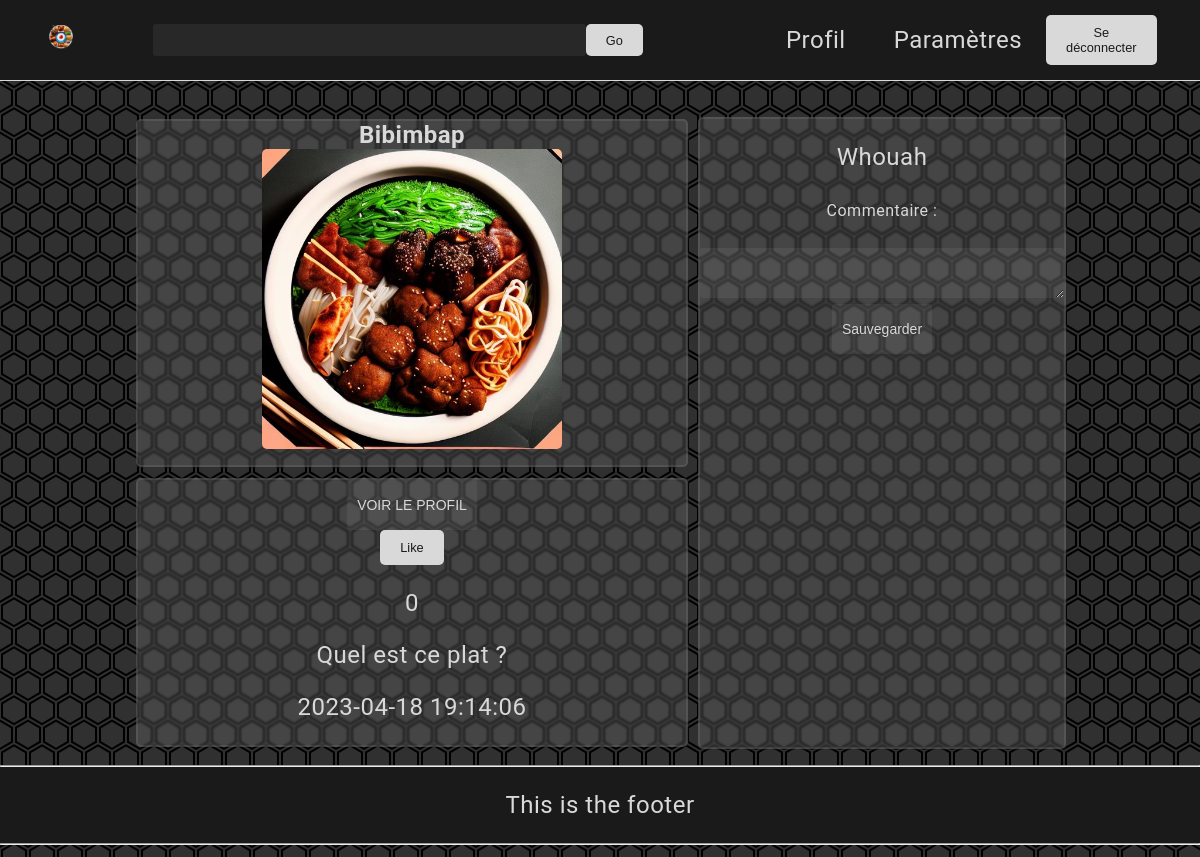
Page /comment.php?post_id=2 (signed in) on the committed database.
### tables this page shows
CREATE TABLE IF NOT EXISTS T_USER_POST
 (
   POST_ID BIGINT(4) NOT NULL AUTO_INCREMENT  ,
   POST_TEXT VARCHAR(256) NOT NULL  ,
   POST_TITLE VARCHAR(32) NOT NULL  ,
   CREATED_TIME datetime NOT NULL  ,
   POST_IMG VARCHAR(255) NOT NULL  ,
   USER_ID BIGINT(4) NOT NULL  
   , PRIMARY KEY (POST_ID) 
 ) 
 comment = "";

### Parties/Classes.php (called while the page is built, shortened)
<?php
class Cookie {
   public function IssetCookie(){
        return (isset($_COOKIE['username']) && isset($_COOKIE['password']));
    }
}
class SQLconn {
    public $conn = NULL;
    function __construct() {
        $servername = "localhost";
        $username = "root";
        $password = "";
        $dbname = "DB";
        $this->conn = new mysqli($servername, $username, $password, $dbname);
    }
public function getNumLikes($post_id) {
    $stmt = $this->conn->prepare("SELECT COUNT(*) as LIKE_ID FROM T_LIKE WHERE POST_ID = ?");
    $stmt->bind_param("i", $post_id);
    $stmt->execute();
    $result = $stmt->get_result();
    $row = $result->fetch_assoc();
    return $row["LIKE_ID"];
}
    public function getPostData($post_id) {
        $stmt = $this->conn->prepare("SELECT * FROM T_USER_POST WHERE POST_ID = ?");
        $stmt->bind_param("i", $post_id);
        $stmt->execute();
        $result = $stmt->get_result();
        if ($result->num_rows > 0) {
            $row = $result->fetch_assoc();
            $post_data = array(
                "post_id" => $row["POST_ID"],
                "post_title" => $row["POST_TITLE"],
                "post_text" => $row["POST_TEXT"],
                "created_time" => $row["CREATED_TIME"],
                "post_img" => $row["POST_IMG"],
                "user_id" => $row["USER_ID"]
            );
            return $post_data;
        } else {
            return false;
        }
    }
function getUserIdFromPostId($post_id) {
    $stmt = $this->conn->prepare("SELECT USER_ID FROM T_USER_POST WHERE POST_ID = ?");
    $stmt->bind_param("i", $post_id);
    $stmt->execute();
    $result = $stmt->get_result();
    if ($result->num_rows == 1) {
        $row = $result->fetch_assoc();
        return $row["USER_ID"];
    } else {
        return null;
    }
}
public function getUserPseudo($user_id) {
    $stmt = $this->conn->prepare("SELECT USER_PSEUDO FROM T_USER_PROFILE WHERE USER_ID = ?");
    $stmt->bind_param("i", $user_id);
    $stmt->execute();
    $result = $stmt->get_result();
    $row = $result->fetch_assoc();
    return $row['USER_PSEUDO'];
}
}
?>

### comment.php (the view, shortened to what this page needs)
<?php include("./Parties/head.php") ?>
<?php include("./Parties/Classes.php")?>
<?php
$cook = new Cookie();
if ($cook->IssetCookie()) {
    $conn = new SQLconn();
    ?>
<?php include("./Parties/header.php"); ?>
<body>
<?php
    if(isset($_GET['post_id'])){
        $post_id = $_GET['post_id'];
    }
    $post_data = $conn->getPostData($post_id);
    if($post_data!==false){
        $post_title = $post_data['post_title'];
        $post_text = $post_data['post_text'];
        $post_img = $post_data['post_img'];
        $post_time = $post_data['created_time'];
?>
    <div class="center">
<div class="post">
    <div class="left">
        <h1><?php echo "$post_title"?> </h1>
        <div class="img-container">
          <img src="<?php echo "$post_img"?>" alt="<?php echo "$post_title"?>">
        </div>
    </div>
    <div class="com">
        <p>
            Whouah
        </p>
        <form method="post" action="redirect.php">
        <label for="comment_text">Commentaire :</label><br>
        <textarea name="comment_text" id="comment_text" rows="3" cols="40"></textarea><br>
        <input type="submit" value="Sauvegarder" name="com">
</form>
    </div>
    <div class="desc">
        <?php
            $user_id=$conn->getUserIdFromPostId($post_id);
            $user_pseudo=$conn->getUserPseudo($user_id);
        ?>
        <form action="./Profil.php?pseudo=<?php echo $user_pseudo?> " method="post">
        <input type="submit" value="VOIR LE PROFIL">
        </form>
        <?php
            $num_likes = $conn->getNumLikes($post_id);
            ?>
            <form method='post' action="./redirect.php">
            <button type='submit' name="like">Like</button>
            <p><?php echo $num_likes?></p>
            </form>
        <p><?php echo "$post_text"?></p>
        <p><?php echo "$post_time"?></p>
    </div>
</div>
</div>
<?php
    }else{
        echo "Aucun post trouvé";
    }
?>
<?php include("./Parties/footer.php"); ?>
<?php
} else {
    header("Location: ./index.php");
    exit();
}
?>
    </body>
</html>

### CSS/style1.css (style rules this page uses)
:root { --border-radius: 5px; --secondary-color: 217, 217, 217; --main-color: 26,26,27; --transition: 500ms; --c1: #000000; --c2: #161d24; --c3: #2c3a46; --c4: #445b6c; --c5: #5d8197; }
body { color: rgb(var(--secondary-color)); font-family: 'Roboto', sans-serif; font-size: 1.5em; margin: 0; padding: 0; text-align: center; letter-spacing: 0.5px; background-image: url(../IMG/background.svg); background-color: rgb(var(--main-color), 0.9); background-attachment: fixed; }
.post { height: 80vh; display: grid; grid-template-columns: 1fr 1fr 1fr 1fr 1fr; grid-template-rows: 1fr 1fr 1fr; grid-template-areas: " img img img com com" " img img img com com" " desc desc desc com com"; }
.post>* ,.poster>* { margin: 1%; border-radius:var(--border-radius); backdrop-filter: blur(1px); background-color: rgba(var(--secondary-color),0.13); border: 2px solid rgba(var(--secondary-color),0.1); }
.left h1 { font-size: 1.5rem; text-align: center; margin: 0; }
.desc { grid-area:desc; }
.left { grid-area:img; }
.com { grid-area:com; }
.left img { border-radius:var(--border-radius); max-width: 100% !important; }
.img-container img { max-width: 300px; max-height: 300px; object-fit: contain; }
h1 { font-size: 4em; }
button { background-color: rgb(var(--secondary-color)); border-radius: var(--border-radius); color: rgb(var(--main-color)); cursor: pointer; font-size: 0.8rem; padding: 10px 20px; border:none; }
label { display: block; margin-top: 30px; font-size: 16px; }
input,textarea { height: 50px; width: 100%; background-color: rgba(var(--secondary-color),0.07); border-radius: 3px; border:none; padding: 0 10px; font-size: 14px; margin-left: auto; margin-right: auto; max-width: fit-content; }
input::placeholder { color: rgb(var(--secondary-color)); }
input, textarea { color: rgb(var(--secondary-color)); }
.center { display: grid; place-items: center; margin-top: 2rem; }

### rows in the picture
t_user_post: POST_TITLE "Bibimbap", POST_IMG (picture), POST_TEXT "Quel est ce plat ?", CREATED_TIME "2023-04-18 19:14:06"

### other values in the picture
$num_likes "0"
